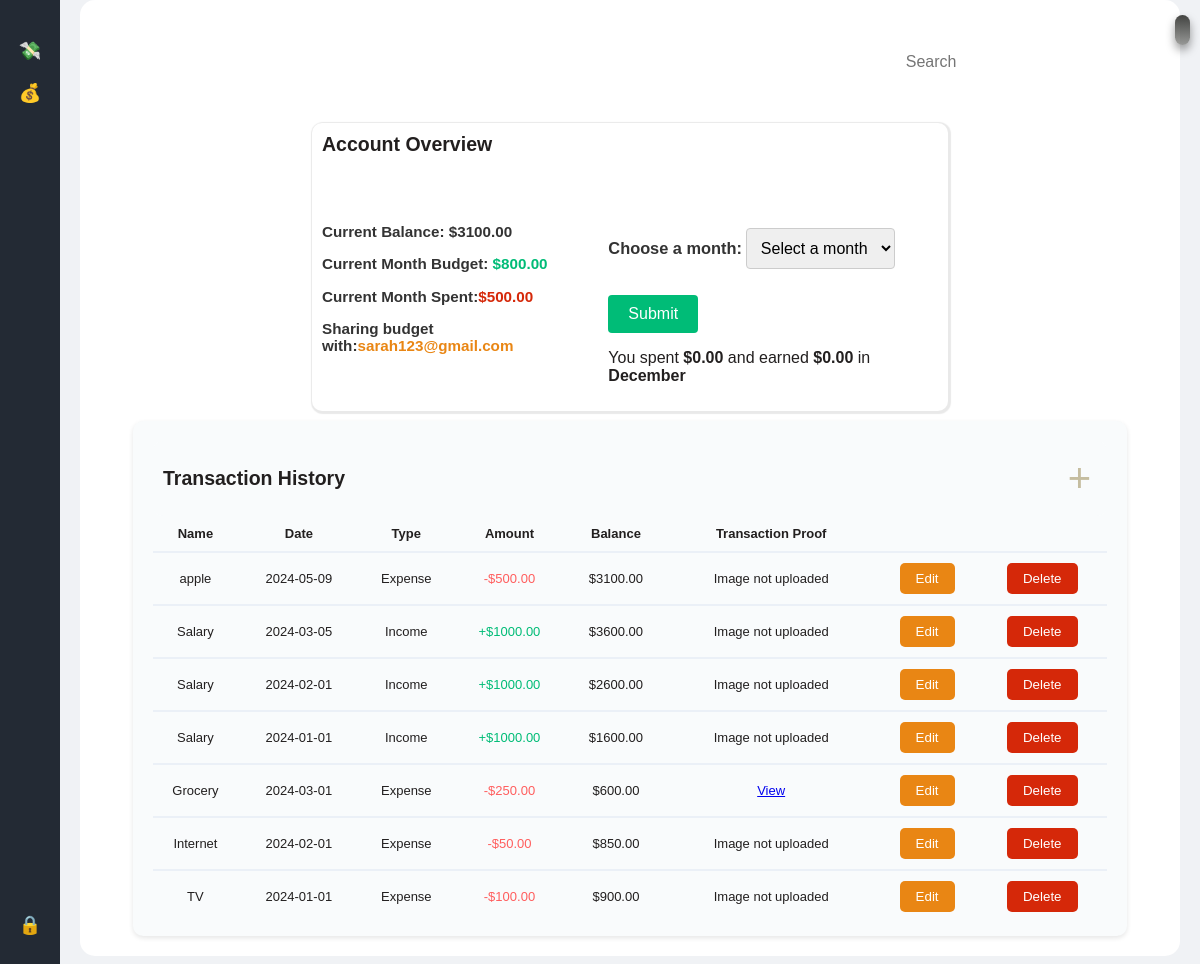
/expenses (signed in), run on an earlier commit of the app's database.
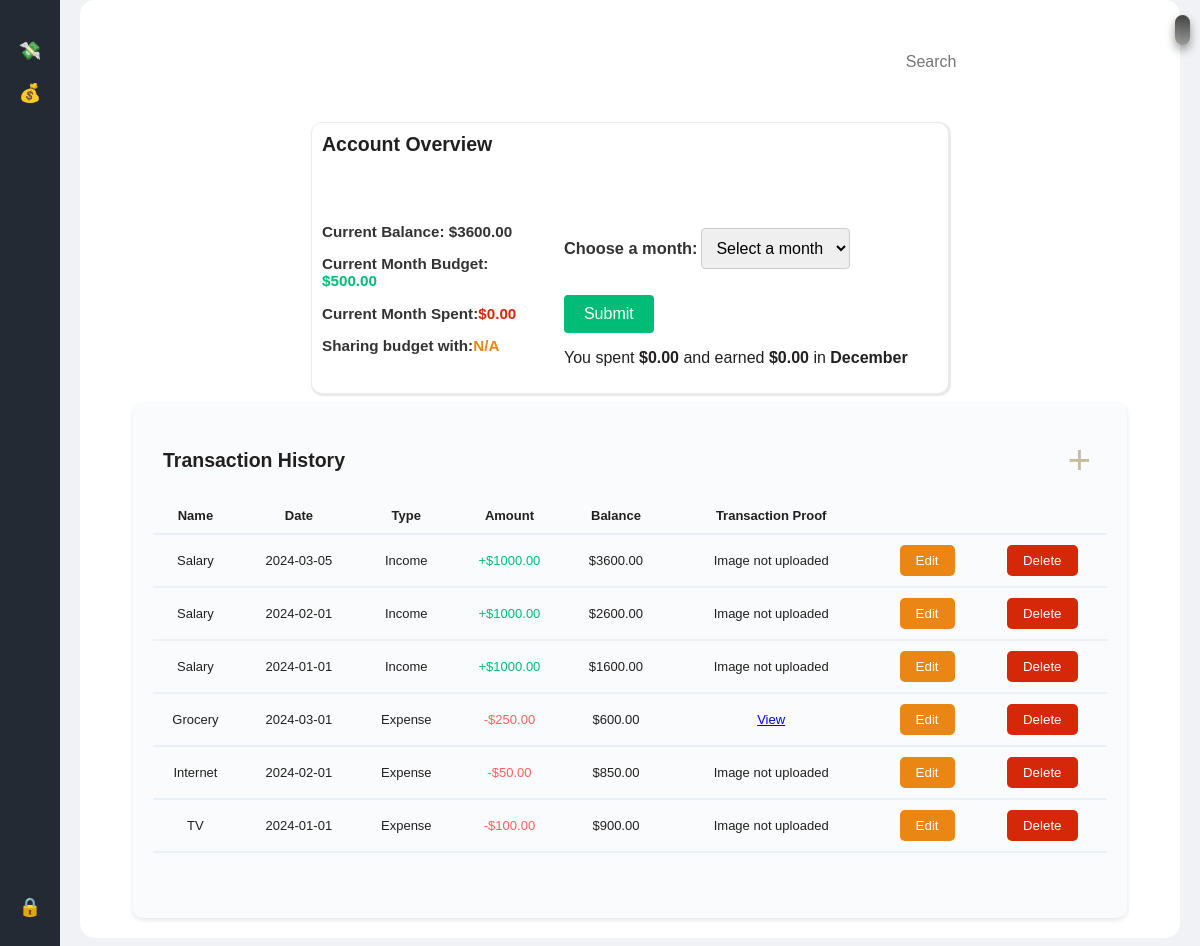
And on a later commit of the database.
### models.py (models this page shows, shortened)
class Customers(db.Model):
    cid = Column(Integer, primary_key=True)
    email = Column(String(255), nullable=False)
    first_name = Column(String(255), nullable=False)
    last_name = Column(String(255), nullable=False)
    password = Column(String(256), nullable=False)
    expenses = relationship("Expenses", back_populates="customer")
    shares_1 = relationship("Shares", foreign_keys="Shares.joint_id_1")
    shares_2 = relationship("Shares", foreign_keys="Shares.joint_id_2")
    balance = Column(Float, default=0)
    budget = Column(Float, default=0)
    joint = Column(String(255), default=None)
    spent = Column(Float, default=0)

class Expenses(db.Model):
    eid = Column(Integer, primary_key=True)
    name = Column(String(255), nullable=False)
    amount = Column(Integer, nullable=False)
    date = Column(String(255), nullable=False)
    transaction_category = Column(String(255), nullable=False, default='N/A')
    customer_id = Column(Integer, ForeignKey("customers.cid", ondelete="CASCADE"), nullable=False)
    receipt_image_path = Column(String(255), nullable=True)
    customer = relationship("Customers", back_populates="expenses")

### main.py (the view)
@app.route("/expenses", methods=['GET'])
def expense_homepage():
    if 'cid' not in session:
        return redirect(url_for('login'))
    cid = session['cid']
    customer = get_customer_by_cid(cid)
    balance = customer.balance
    budget = customer.budget
    search = request.args.get("search", None)
    month_str=request.args.get("month", None)
    print(month_str)
    if search:
        data = get_expense_data(cid, search)
    elif month_str:
        data = get_expenses_by_cid_and_month(cid, month_str)
    else:
        data = get_expense_data(cid,None)
    processed_data = process_expense_data(data, balance)
    bal_data = get_expenses_by_cid(cid)
    current_month = datetime.today().month
    current_month_str = convert_month(current_month)
    expenses_current_month = get_expenses_by_cid_and_month(cid, current_month_str)
    current_month_spent = update_current_month_spent_expense(cid, current_month_str)
    balance = balance_update(balance, bal_data)[0]
    update_spent(customer, current_month_spent)
    budget = customer.budget
    current_month_spent=get_current_month_spent(cid)
    update_spent(customer, current_month_spent)
    update_balance(cid,balance)
    month_spent = session.get('month_spent', 0)
    month_earned = session.get('month_earned', 0)
    month = session.get('month_int', 0)
    value = budget-current_month_spent
    return render_template("expense.html", value=value, transactions=processed_data, month_spent=month_spent, spent=current_month_spent, balance=balance, joint=customer.joint, budget=budget, search=search, month=month, month_earned=month_earned)

### main.py (called while the page is built)
def get_customer_by_cid(cid):
    return db.session.execute(db.select(Customers).where(Customers.cid == cid)).scalar() or None

def get_expenses_by_cid(cid):
    return db.session.execute(db.select(Expenses).filter(Expenses.customer_id == cid)) or None

def get_expenses_by_cid_and_month(cid, month_str):
    return db.session.execute(db.select(Expenses).filter(Expenses.customer_id == cid).filter(Expenses.date.like('%'+'-'+month_str+'-'+'%'))) or None

def get_expense_data(cid, search):
    if search is not None:
        return get_expenses_by_cid_and_search(cid, search)
    else:
        return get_expenses_by_cid(cid)

def balance_update(balance, bal_data):
    total_spent = 0
    for i in bal_data.scalars():
        if i.transaction_category == "expense":
            balance -= i.amount
            total_spent += i.amount
        elif i.transaction_category == "income":
            balance += i.amount
    return [balance, total_spent]

def update_spent(customer, spent):
    customer.spent = spent
    db.session.add(customer)
    db.session.commit()

def convert_month(month):
    if month % 10 == month:
        month_str = '0'+str(month)
    else:
        month_str = str(month)
    return month_str

def update_current_month_spent(cid, current_month_str):
    print(cid, current_month_str)
    x = get_expenses_by_cid_and_month(cid, current_month_str)
    current_month_spent = 0
    for i in x.scalars():
        if i.transaction_category == "expense":
            current_month_spent += i.amount
        else:
            current_month_spent -= i.amount
    return current_month_spent

def get_current_month_spent(cid):
    current_month = datetime.today().month
    current_month_str = convert_month(current_month)
    expenses_current_month = get_expenses_by_cid_and_month(
        cid, current_month_str)
    current_month_spent = update_current_month_spent(cid, current_month_str)
    return current_month_spent

def update_balance(cid,balance):
    bal_data = get_expenses_by_cid(cid)
    for i in bal_data.scalars():
        balance -= i.amount

def update_current_month_spent_expense(cid, current_month_str):
    x = get_expenses_by_cid_and_month(cid, current_month_str)
    current_month_spent = 0
    for i in x.scalars():
        if i.transaction_category == "expense":
            current_month_spent += i.amount
    return current_month_spent

### templates/expense.html (shortened to what this page needs)
{% extends "base.html" %}
{% block content %}
<link rel="stylesheet" href="../static/expense.css" />
<div class="main-content">
  <header>
    <form action="{{ url_for('submit_form') }}" method="post">
      <input class="search-bar" type="search" placeholder="Search" name="search" />
    </form>
    <div>
    </div>
  </header>
  <div class="content">
    <section class="overview-section">
      <h2>Account Overview</h2>
      <div class="container">
        <div class="basic_info">
          <h3>Current Balance: ${{ '%.2f' % balance }}</h3>
          <h3>
            Current Month Budget: <span style="color: #00bc77">${{'%.2f' % budget }}</span>
          </h3>
          <h3>
            Current Month Spent:<span style="color: rgb(213, 40, 9)"
              >${{ '%.2f' % spent }}</span
            >
          </h3>
          <h3>
            Sharing budget with:<span style="color: rgb(233, 134, 20)"
              >{{ joint }}</span
            >
          </h3>
        </div>
        <div class="specific_info">
          {% set
          months=['January','Feburary','March','April','May','June','July','August','September','October','November','December']
          %}
          <form method="POST" action="{{ url_for('accept_month') }}">
            <h3 style="display: inline-block;"><label for="months">Choose a month:</h3>
            <select name="months" id="months">
              <option value="" disabled selected hidden >Select a month</option>
            </select>
            <input type="submit" value="Submit" />
          </form>
          <p>
            You spent <strong>${{ '%.2f' % month_spent }}</strong> and earned <strong> ${{ '%.2f' % month_earned }} </strong>in<strong>
              {{months[month-1]}}</strong
            >
          </p>
        </div>
      </div>
    </section>
    <section class="history-section">
      <div class="top">
        <h2>Transaction History</h2>
        <button class="add_button" title="Add Transaction" onclick="openModal()">+</button>
      </div>
      <div class="scrollable-history">
        <table class="table">
          <tr class="expense_items">
            <th>Name</th>
            <th>Date</th>
            <th>Type</th>
            <th>Amount</th>
            <th>Balance</th>
            <th>Transaction Proof</th>
            <th></th>
            <th></th>
          </tr>
        <tbody>
          {% for transaction in transactions %}
          <tr class="expense_items">
            <td>{{ transaction['name'] }}</td>
            <td>{{ transaction['date'] }}</td>
            <td>
              {% if transaction['transaction_category'] == 'income' %} Income
              {% else %} Expense {% endif %}
            </td>
            <td>
              {% if transaction['transaction_category'] == 'income' %}
                <span class="plus">+${{ '%.2f' % transaction['amount'] }}</span>
              {% else %}
                <span class="minus">-${{ '%.2f' % transaction['amount'] }}</span>
              {% endif %}
            </td>
            <td class="balanceremaining">
              {% if transaction['balance'] > 0 %} ${{ '%.2f' % transaction['balance'] }}
              {% else %} -${{ '%.2f' % transaction['balance'] }} {% endif %}
            </td>
            <td>
              {% if transaction['receipt_image_path'] %}
                  {% set receipt_image_filename = transaction['receipt_image_path'].replace('\\', '/').split('/')[-1] %}
                  <a href="{{ url_for('static', filename='receipt_images/' + receipt_image_filename) }}" target="_blank" class="btn btn-primary">View</a>
              {% else %}
                  Image not uploaded
              {% endif %}
            </td>
            <td>
              <form>
                <button type="button" class="edit_button" onclick="openEditModal('{{ transaction['id'] }}')">Edit</button>
              </form>
            </td>
            <td>
              <form method="POST" action="{{ url_for('expense_delete', id=transaction['id']) }}">
                <button type="submit" class="delete_button">Delete</button>
              </form>
            </td>
          </tr>
          {% endfor %}
        </table>
      </div>
    </section>
  </div>
</div>
{% endblock %}

### templates/base.html (shortened to what this page needs)
<!DOCTYPE html>
<html lang="en">
  <head>
    <link rel="stylesheet" href="../static/base.css" />
  </head>
  <body class="">
    <div class="dashboard">
      <aside class="sidebar">
        <nav>
          <ul>
            <li><a href="{{ url_for('expense_homepage') }}" title="Expense">💸</a></li>
            <li><a href="{{ url_for('set') }}" title="Update Finances">💰</a></li>
          </ul>
          <ul class="bottom-icons">
            <li><a href="{{ url_for('logout') }}" title="Logout">🔒</a></li>
          </ul>
        </nav>
      </aside>
  {% block content %}{% endblock %}
  </body>
</html>

### static/base.css (style rules this page uses)
body { font-family: 'Arial', sans-serif; margin: 0; padding: 0; background-color: #f0f2f5; }
.dashboard { display: flex; height: 100vh; overflow: hidden; }
.sidebar { width: 60px; background-color: #232a34; display: flex; flex-direction: column; align-items: center; padding: 20px 0; position: relative; }
.sidebar nav ul { list-style-type: none; padding: 0; margin: 0; }
.sidebar nav ul li { margin: 20px 0; }
.sidebar nav ul li a { text-decoration: none; color: #fff; font-size: 18px; display: flex; justify-content: center; }
.main-content { flex: 1; padding: 20px; background-color: #fff; border-radius: 15px; margin: 20px; }
header { display: flex; justify-content: space-between; align-items: center; margin-bottom: 20px; }
header input[type="search"] { border: none; padding: 10px; border-radius: 5px; }
.bottom-icons { position: absolute; bottom: 20px; left: 0; width: 100%; text-align: center; }

### static/expense.css (style rules this page uses)
:root { --light-bg-color: rgb(216, 197, 197); --dark-bg-color: rgb(37, 33, 33); --light-text-color: rgb(34, 31, 31); --dark-text-color: rgb(230, 217, 217); }
body { color: var(--light-text-color); font-family: 'Arial', sans-serif; margin: 0; padding: 0; }
header { color: white; padding: 5px; text-align: center; }
.main-content { align-items: center; justify-content: center; font-size: small; margin-top: 0%; font-size: small; overflow-y: scroll; }
.top { display: flex; justify-content: space-between; align-items: center; padding: 10px; background-color: #f9fbfc; border-radius: 10px; }
.container { width: 100%; display: flex; align-items: flex-start; justify-content: space-evenly; }
.content { display: flex; flex-direction: column; align-items: center; justify-content: center; font-size: small; width: 100%; }
.overview-section { font-size: small; height: 30%; width: 60%; background-color: white; border-radius: 10px; box-shadow: 1px 1px 1px 2px rgba(36, 35, 35, 0.1); margin-top: 0px; }
.overview-section h2 { margin: 10px; }
.history-section { margin-top: 10px; width: 90%; border-radius: 10px; box-shadow: 0 2px 5px rgba(0, 0, 0, 0.1); }
label, label:after { transition: 0s }
header { display: flex; justify-content: flex-end; }
p { font-size:medium; }
.search-bar { width: 80%; padding: 10px; margin: 10px 10px 10px 10px; border-radius: 10px; border: 1px solid black; font-size: 16px; }
.scrollable-history { overflow-y: scroll; height: 400px; width: 100%; }
.delete_button, .edit_button { color: white; border: none; padding: 8px 16px; border-radius: 5px; cursor: pointer; background-color:rgb(213, 40, 9); }
.edit_button { background-color:rgb(233, 134, 20); }
.basic_info, .specific_info { padding: 10px; box-sizing: border-box; }
.basic_info { margin-top: 0%; }
.specific_info { margin-top: 15px; font-size: 14px; }
body { font-family: Arial, sans-serif; }
h3 { color: #333; }
label { display: block; margin-bottom: 10px; }
select { padding: 10px; font-size: 16px; border: 1px solid #ccc; border-radius: 4px; }
input[type="submit"] { margin-top: 10px; padding: 10px 20px; font-size: 16px; background-color: #00bc77; color: white; border: none; border-radius: 4px; cursor: pointer; }
.chart-section, .history-section { grid-column: span 2; background-color: #f9fbfc; padding: 20px; border-radius: 10px; }
.minus { color: #ff5e5e; }
.plus { color: #00bc77; }
.table { width: 100%; border-collapse: collapse; text-align: center; padding: 10px 0; }
.table th { padding: 10px 0; border-bottom: 2px solid #ebf0f7; }
.table td { padding: 10px 0; border-bottom: 2px solid #ebf0f7; }
.add_button { font-size: 40px; color: #C5BDA0; border: none; cursor: pointer; background-color: #f9fbfc; }

What changed in the data, as far as the page shows it:
removed Expenses: transaction_category "Expense", amount "500.00", balance "3100.00", shows "Image not uploaded"
changed Customers: budget "800.00" → "500.00"; joint "sarah123@gmail.com" → "N/A"
Also different on the page:
{{ '%.2f' % balance }}: "3100.00" → "3600.00"
{{ '%.2f' % spent }}: "500.00" → "0.00"
